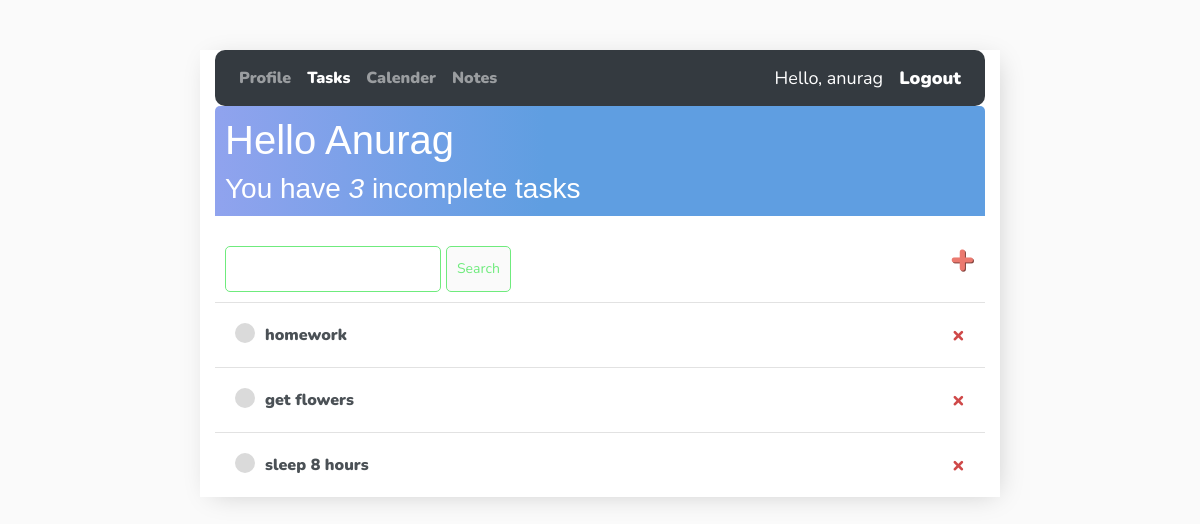
Before: / (signed in) with the older database file.
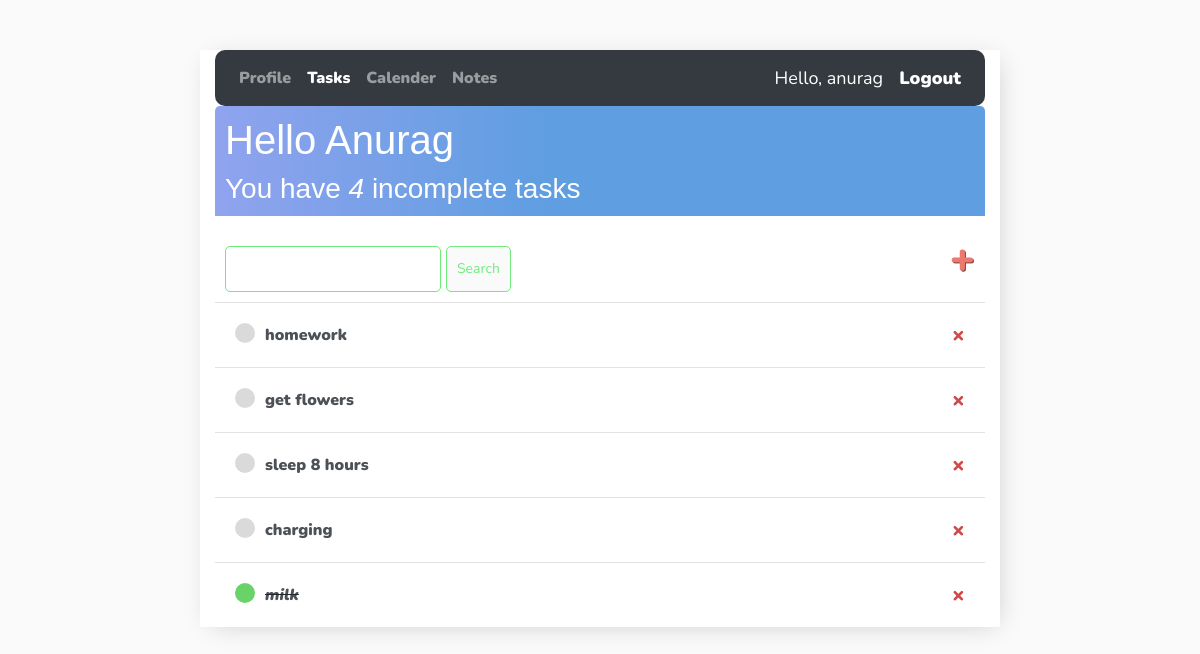
After: the same page with the newer database file.
### base/models.py (models this page shows)
class Task(models.Model):
    user = models.ForeignKey(User, on_delete=models.CASCADE, null=True, blank=True)
    title = models.CharField(max_length=300)
    description = models.TextField( null=True, blank=True)
    complete = models.BooleanField(default=False)
    created = models.DateTimeField(auto_now_add=True)
    def __str__(self):
        return self.title
    class Meta:
        ordering = ['complete']

### base/views.py (the view)
# urls.py: path('',TaskList.as_view(), name='tasks'),
class TaskList(LoginRequiredMixin, ListView):
    model = Task
    context_object_name = 'tasks'
    def get_context_data(self, **kwargs):
        context = super().get_context_data(**kwargs)
        context['tasks'] = context['tasks'].filter(user = self.request.user)
        context['count'] = context['tasks'].filter(complete = False).count()
        search_input = self.request.GET.get('search-area') or ''
        if search_input:
            context['tasks'] = context['tasks'].filter(title__startswith=search_input)
        context['search_input'] = search_input
        return context

### base/templates/base/task_list.html (shortened to what this page needs)
{% extends 'base/main.html' %}
{% block content %}
{% include 'base/navbar.html' %}
<div class="header-bar">
    <div>
        <h1>Hello {{request.user|title}}</h1>
        <h3 style="margin: 0;">You have <i>{{count}}</i> incomplete task{{ count|pluralize:"s" }} </h3>
    </div>
</div>
<div id="search-add-wrapper">
    <form method="GET" style="margin-top: 20px; display: flex;">
        <input type="text" name="search-area" value="{{search_input}}">
        <input class="button2" type="submit" value="Search" style="margin-left: 5px;">
    </form>
    <a id="add-link" href="{% url 'task-create' %}">&#x2b;</a>
</div>
<div class="task-item-wrapper">
    {% for task in tasks %}
    <div class="task-wrapper">
        {% if task.complete %}
        <div class="task-title">
            <div class="task-complete-icon">
            </div>
            <i><s><a href="{% url 'task-update' task.id %}">{{task}}</a></s></i>
        </div>
        <a class="delete-link" href="{% url 'task-delete' task.id %}">&#215;</a>
        {% else %}
        <div class="task-title">
            <div class="task-incomplete-icon">
            </div>
            <a href="{% url 'task-update' task.id %}">{{task}}</a>
        </div>
        <a class="delete-link" href="{% url 'task-delete' task.id %}">&#215;</a>
        {% endif %}
    </div>
    {% empty %}
    <h3>No Items in List</h3>
    {% endfor %}
</div>
{% endblock content %}

Changed rows visible on the page:
added Task: title "charging"
added Task: title "milk"
Other visible differences:
{{ count }}: "3" → "4"
